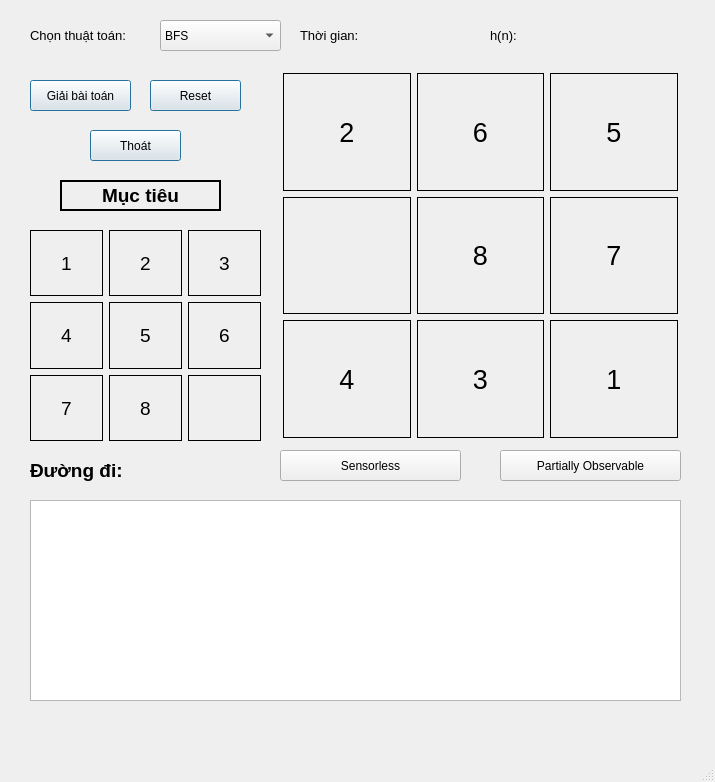
<?xml version="1.0" encoding="UTF-8"?>
<ui version="4.0">
 <class>MainWindow</class>
 <widget class="QMainWindow" name="MainWindow">
  <property name="windowModality">
   <enum>Qt::NonModal</enum>
  </property>
  <property name="geometry">
   <rect>
    <x>0</x>
    <y>0</y>
    <width>715</width>
    <height>782</height>
   </rect>
  </property>
  <property name="windowTitle">
   <string>Solve 8-puzzle</string>
  </property>
  <widget class="QWidget" name="centralwidget">
   <widget class="QWidget" name="gridLayoutWidget">
    <property name="geometry">
     <rect>
      <x>280</x>
      <y>70</y>
      <width>401</width>
      <height>371</height>
     </rect>
    </property>
    <property name="layoutDirection">
     <enum>Qt::LeftToRight</enum>
    </property>
    <property name="autoFillBackground">
     <bool>false</bool>
    </property>
    <layout class="QGridLayout" name="gridLayout" rowstretch="0,0,0,0" columnstretch="0,0,0,0" columnminimumwidth="0,0,0,0">
     <property name="sizeConstraint">
      <enum>QLayout::SetDefaultConstraint</enum>
     </property>
     <property name="leftMargin">
      <number>3</number>
     </property>
     <property name="topMargin">
      <number>3</number>
     </property>
     <property name="rightMargin">
      <number>3</number>
     </property>
     <property name="bottomMargin">
      <number>3</number>
     </property>
     <item row="0" column="0">
      <widget class="QLabel" name="label_2">
       <property name="font">
        <font>
         <pointsize>20</pointsize>
        </font>
       </property>
       <property name="layoutDirection">
        <enum>Qt::LeftToRight</enum>
       </property>
       <property name="autoFillBackground">
        <bool>false</bool>
       </property>
       <property name="frameShape">
        <enum>QFrame::Box</enum>
       </property>
       <property name="text">
        <string>2</string>
       </property>
       <property name="textFormat">
        <enum>Qt::AutoText</enum>
       </property>
       <property name="scaledContents">
        <bool>false</bool>
       </property>
       <property name="alignment">
        <set>Qt::AlignCenter</set>
       </property>
       <property name="margin">
        <number>0</number>
       </property>
       <property name="indent">
        <number>-1</number>
       </property>
      </widget>
     </item>
     <item row="0" column="3">
      <widget class="QLabel" name="label_5">
       <property name="font">
        <font>
         <pointsize>20</pointsize>
        </font>
       </property>
       <property name="layoutDirection">
        <enum>Qt::LeftToRight</enum>
       </property>
       <property name="autoFillBackground">
        <bool>false</bool>
       </property>
       <property name="frameShape">
        <enum>QFrame::Box</enum>
       </property>
       <property name="text">
        <string>5</string>
       </property>
       <property name="alignment">
        <set>Qt::AlignCenter</set>
       </property>
      </widget>
     </item>
     <item row="0" column="1">
      <widget class="QLabel" name="label_6">
       <property name="font">
        <font>
         <pointsize>20</pointsize>
        </font>
       </property>
       <property name="layoutDirection">
        <enum>Qt::LeftToRight</enum>
       </property>
       <property name="autoFillBackground">
        <bool>false</bool>
       </property>
       <property name="frameShape">
        <enum>QFrame::Box</enum>
       </property>
       <property name="text">
        <string>6</string>
       </property>
       <property name="alignment">
        <set>Qt::AlignCenter</set>
       </property>
      </widget>
     </item>
     <item row="2" column="0">
      <widget class="QLabel" name="label_empty">
       <property name="font">
        <font>
         <pointsize>20</pointsize>
        </font>
       </property>
       <property name="layoutDirection">
        <enum>Qt::LeftToRight</enum>
       </property>
       <property name="autoFillBackground">
        <bool>false</bool>
       </property>
       <property name="frameShape">
        <enum>QFrame::Box</enum>
       </property>
       <property name="text">
        <string/>
       </property>
       <property name="alignment">
        <set>Qt::AlignCenter</set>
       </property>
      </widget>
     </item>
     <item row="2" column="3">
      <widget class="QLabel" name="label_7">
       <property name="font">
        <font>
         <pointsize>20</pointsize>
        </font>
       </property>
       <property name="layoutDirection">
        <enum>Qt::LeftToRight</enum>
       </property>
       <property name="autoFillBackground">
        <bool>false</bool>
       </property>
       <property name="frameShape">
        <enum>QFrame::Box</enum>
       </property>
       <property name="text">
        <string>7</string>
       </property>
       <property name="alignment">
        <set>Qt::AlignCenter</set>
       </property>
      </widget>
     </item>
     <item row="3" column="0">
      <widget class="QLabel" name="label_4">
       <property name="font">
        <font>
         <pointsize>20</pointsize>
        </font>
       </property>
       <property name="layoutDirection">
        <enum>Qt::LeftToRight</enum>
       </property>
       <property name="autoFillBackground">
        <bool>false</bool>
       </property>
       <property name="frameShape">
        <enum>QFrame::Box</enum>
       </property>
       <property name="text">
        <string>4</string>
       </property>
       <property name="alignment">
        <set>Qt::AlignCenter</set>
       </property>
      </widget>
     </item>
     <item row="3" column="3">
      <widget class="QLabel" name="label_1">
       <property name="font">
        <font>
         <pointsize>20</pointsize>
        </font>
       </property>
       <property name="layoutDirection">
        <enum>Qt::LeftToRight</enum>
       </property>
       <property name="autoFillBackground">
        <bool>false</bool>
       </property>
       <property name="frameShape">
        <enum>QFrame::Box</enum>
       </property>
       <property name="text">
        <string>1</string>
       </property>
       <property name="alignment">
        <set>Qt::AlignCenter</set>
       </property>
      </widget>
     </item>
     <item row="3" column="1">
      <widget class="QLabel" name="label_3">
       <property name="font">
        <font>
         <pointsize>20</pointsize>
        </font>
       </property>
       <property name="layoutDirection">
        <enum>Qt::LeftToRight</enum>
       </property>
       <property name="autoFillBackground">
        <bool>false</bool>
       </property>
       <property name="frameShape">
        <enum>QFrame::Box</enum>
       </property>
       <property name="text">
        <string>3</string>
       </property>
       <property name="alignment">
        <set>Qt::AlignCenter</set>
       </property>
      </widget>
     </item>
     <item row="2" column="1">
      <widget class="QLabel" name="label_8">
       <property name="font">
        <font>
         <pointsize>20</pointsize>
        </font>
       </property>
       <property name="layoutDirection">
        <enum>Qt::LeftToRight</enum>
       </property>
       <property name="autoFillBackground">
        <bool>false</bool>
       </property>
       <property name="frameShape">
        <enum>QFrame::Box</enum>
       </property>
       <property name="text">
        <string>8</string>
       </property>
       <property name="alignment">
        <set>Qt::AlignCenter</set>
       </property>
      </widget>
     </item>
    </layout>
   </widget>
   <widget class="QPushButton" name="solveButton">
    <property name="geometry">
     <rect>
      <x>30</x>
      <y>80</y>
      <width>101</width>
      <height>31</height>
     </rect>
    </property>
    <property name="text">
     <string>Giải bài toán</string>
    </property>
    <property name="checkable">
     <bool>false</bool>
    </property>
    <property name="default">
     <bool>true</bool>
    </property>
    <property name="flat">
     <bool>false</bool>
    </property>
   </widget>
   <widget class="QPushButton" name="resetButton">
    <property name="geometry">
     <rect>
      <x>150</x>
      <y>80</y>
      <width>91</width>
      <height>31</height>
     </rect>
    </property>
    <property name="text">
     <string>Reset</string>
    </property>
    <property name="autoDefault">
     <bool>false</bool>
    </property>
    <property name="default">
     <bool>true</bool>
    </property>
   </widget>
   <widget class="QPushButton" name="exitButton">
    <property name="geometry">
     <rect>
      <x>90</x>
      <y>130</y>
      <width>91</width>
      <height>31</height>
     </rect>
    </property>
    <property name="text">
     <string>Thoát</string>
    </property>
    <property name="default">
     <bool>true</bool>
    </property>
   </widget>
   <widget class="QWidget" name="gridLayoutWidget_2">
    <property name="geometry">
     <rect>
      <x>30</x>
      <y>230</y>
      <width>231</width>
      <height>211</height>
     </rect>
    </property>
    <property name="font">
     <font>
      <pointsize>14</pointsize>
     </font>
    </property>
    <property name="autoFillBackground">
     <bool>false</bool>
    </property>
    <layout class="QGridLayout" name="gridLayout_2">
     <item row="0" column="2">
      <widget class="QLabel" name="label_10">
       <property name="font">
        <font>
         <pointsize>14</pointsize>
        </font>
       </property>
       <property name="autoFillBackground">
        <bool>false</bool>
       </property>
       <property name="frameShape">
        <enum>QFrame::Box</enum>
       </property>
       <property name="frameShadow">
        <enum>QFrame::Plain</enum>
       </property>
       <property name="text">
        <string>3</string>
       </property>
       <property name="alignment">
        <set>Qt::AlignCenter</set>
       </property>
      </widget>
     </item>
     <item row="1" column="0">
      <widget class="QLabel" name="label_13">
       <property name="font">
        <font>
         <pointsize>14</pointsize>
        </font>
       </property>
       <property name="autoFillBackground">
        <bool>false</bool>
       </property>
       <property name="frameShape">
        <enum>QFrame::Box</enum>
       </property>
       <property name="frameShadow">
        <enum>QFrame::Plain</enum>
       </property>
       <property name="text">
        <string>4</string>
       </property>
       <property name="alignment">
        <set>Qt::AlignCenter</set>
       </property>
      </widget>
     </item>
     <item row="0" column="0">
      <widget class="QLabel" name="label_11">
       <property name="font">
        <font>
         <pointsize>14</pointsize>
        </font>
       </property>
       <property name="autoFillBackground">
        <bool>false</bool>
       </property>
       <property name="frameShape">
        <enum>QFrame::Box</enum>
       </property>
       <property name="frameShadow">
        <enum>QFrame::Plain</enum>
       </property>
       <property name="text">
        <string>1</string>
       </property>
       <property name="alignment">
        <set>Qt::AlignCenter</set>
       </property>
      </widget>
     </item>
     <item row="0" column="1">
      <widget class="QLabel" name="label_12">
       <property name="font">
        <font>
         <pointsize>14</pointsize>
        </font>
       </property>
       <property name="autoFillBackground">
        <bool>false</bool>
       </property>
       <property name="frameShape">
        <enum>QFrame::Box</enum>
       </property>
       <property name="frameShadow">
        <enum>QFrame::Plain</enum>
       </property>
       <property name="text">
        <string>2</string>
       </property>
       <property name="alignment">
        <set>Qt::AlignCenter</set>
       </property>
      </widget>
     </item>
     <item row="1" column="1">
      <widget class="QLabel" name="label_14">
       <property name="font">
        <font>
         <pointsize>14</pointsize>
        </font>
       </property>
       <property name="autoFillBackground">
        <bool>false</bool>
       </property>
       <property name="frameShape">
        <enum>QFrame::Box</enum>
       </property>
       <property name="frameShadow">
        <enum>QFrame::Plain</enum>
       </property>
       <property name="text">
        <string>5</string>
       </property>
       <property name="alignment">
        <set>Qt::AlignCenter</set>
       </property>
      </widget>
     </item>
     <item row="1" column="2">
      <widget class="QLabel" name="label_15">
       <property name="font">
        <font>
         <pointsize>14</pointsize>
        </font>
       </property>
       <property name="autoFillBackground">
        <bool>false</bool>
       </property>
       <property name="frameShape">
        <enum>QFrame::Box</enum>
       </property>
       <property name="frameShadow">
        <enum>QFrame::Plain</enum>
       </property>
       <property name="text">
        <string>6</string>
       </property>
       <property name="alignment">
        <set>Qt::AlignCenter</set>
       </property>
      </widget>
     </item>
     <item row="2" column="0">
      <widget class="QLabel" name="label_16">
       <property name="font">
        <font>
         <pointsize>14</pointsize>
        </font>
       </property>
       <property name="autoFillBackground">
        <bool>false</bool>
       </property>
       <property name="frameShape">
        <enum>QFrame::Box</enum>
       </property>
       <property name="frameShadow">
        <enum>QFrame::Plain</enum>
       </property>
       <property name="text">
        <string>7</string>
       </property>
       <property name="alignment">
        <set>Qt::AlignCenter</set>
       </property>
      </widget>
     </item>
     <item row="2" column="1">
      <widget class="QLabel" name="label_17">
       <property name="font">
        <font>
         <pointsize>14</pointsize>
        </font>
       </property>
       <property name="autoFillBackground">
        <bool>false</bool>
       </property>
       <property name="frameShape">
        <enum>QFrame::Box</enum>
       </property>
       <property name="frameShadow">
        <enum>QFrame::Plain</enum>
       </property>
       <property name="text">
        <string>8</string>
       </property>
       <property name="alignment">
        <set>Qt::AlignCenter</set>
       </property>
      </widget>
     </item>
     <item row="2" column="2">
      <widget class="QLabel" name="label_18">
       <property name="font">
        <font>
         <pointsize>14</pointsize>
        </font>
       </property>
       <property name="autoFillBackground">
        <bool>false</bool>
       </property>
       <property name="frameShape">
        <enum>QFrame::Box</enum>
       </property>
       <property name="frameShadow">
        <enum>QFrame::Plain</enum>
       </property>
       <property name="text">
        <string/>
       </property>
       <property name="alignment">
        <set>Qt::AlignCenter</set>
       </property>
      </widget>
     </item>
    </layout>
   </widget>
   <widget class="QLabel" name="label_19">
    <property name="geometry">
     <rect>
      <x>60</x>
      <y>180</y>
      <width>161</width>
      <height>31</height>
     </rect>
    </property>
    <property name="font">
     <font>
      <pointsize>14</pointsize>
      <weight>75</weight>
      <bold>true</bold>
     </font>
    </property>
    <property name="cursor">
     <cursorShape>ArrowCursor</cursorShape>
    </property>
    <property name="autoFillBackground">
     <bool>true</bool>
    </property>
    <property name="frameShape">
     <enum>QFrame::WinPanel</enum>
    </property>
    <property name="frameShadow">
     <enum>QFrame::Plain</enum>
    </property>
    <property name="text">
     <string>Mục tiêu</string>
    </property>
    <property name="alignment">
     <set>Qt::AlignCenter</set>
    </property>
   </widget>
   <widget class="QComboBox" name="algorithmComboBox">
    <property name="geometry">
     <rect>
      <x>160</x>
      <y>20</y>
      <width>121</width>
      <height>31</height>
     </rect>
    </property>
    <property name="editable">
     <bool>false</bool>
    </property>
    <item>
     <property name="text">
      <string>BFS</string>
     </property>
    </item>
    <item>
     <property name="text">
      <string>UCS</string>
     </property>
    </item>
    <item>
     <property name="text">
      <string>DFS</string>
     </property>
    </item>
    <item>
     <property name="text">
      <string>IDS</string>
     </property>
    </item>
    <item>
     <property name="text">
      <string>Greedy Search</string>
     </property>
    </item>
    <item>
     <property name="text">
      <string>A* Search</string>
     </property>
    </item>
    <item>
     <property name="text">
      <string>IDA* Search</string>
     </property>
    </item>
    <item>
     <property name="text">
      <string>Simple HC</string>
     </property>
    </item>
    <item>
     <property name="text">
      <string>Steepest Ascent HC</string>
     </property>
    </item>
    <item>
     <property name="text">
      <string>Stochastic HC</string>
     </property>
    </item>
    <item>
     <property name="text">
      <string>Simulated Annealing</string>
     </property>
    </item>
    <item>
     <property name="text">
      <string>Beam Search</string>
     </property>
    </item>
    <item>
     <property name="text">
      <string>Genetic Algorithm</string>
     </property>
    </item>
    <item>
     <property name="text">
      <string>AND-OR Graph</string>
     </property>
    </item>
   </widget>
   <widget class="QLabel" name="label">
    <property name="geometry">
     <rect>
      <x>30</x>
      <y>20</y>
      <width>131</width>
      <height>31</height>
     </rect>
    </property>
    <property name="font">
     <font>
      <pointsize>10</pointsize>
     </font>
    </property>
    <property name="text">
     <string>Chọn thuật toán:</string>
    </property>
   </widget>
   <widget class="QListWidget" name="listWidget">
    <property name="geometry">
     <rect>
      <x>30</x>
      <y>500</y>
      <width>651</width>
      <height>201</height>
     </rect>
    </property>
   </widget>
   <widget class="QLabel" name="label_9">
    <property name="geometry">
     <rect>
      <x>30</x>
      <y>450</y>
      <width>141</width>
      <height>41</height>
     </rect>
    </property>
    <property name="font">
     <font>
      <pointsize>14</pointsize>
      <weight>75</weight>
      <bold>true</bold>
     </font>
    </property>
    <property name="text">
     <string>Đường đi:</string>
    </property>
   </widget>
   <widget class="QLabel" name="label_20">
    <property name="geometry">
     <rect>
      <x>300</x>
      <y>20</y>
      <width>81</width>
      <height>31</height>
     </rect>
    </property>
    <property name="font">
     <font>
      <pointsize>10</pointsize>
     </font>
    </property>
    <property name="text">
     <string>Thời gian:</string>
    </property>
   </widget>
   <widget class="QLabel" name="timeLabel">
    <property name="geometry">
     <rect>
      <x>380</x>
      <y>20</y>
      <width>61</width>
      <height>31</height>
     </rect>
    </property>
    <property name="font">
     <font>
      <pointsize>10</pointsize>
     </font>
    </property>
    <property name="text">
     <string/>
    </property>
   </widget>
   <widget class="QLabel" name="label_21">
    <property name="geometry">
     <rect>
      <x>490</x>
      <y>20</y>
      <width>41</width>
      <height>31</height>
     </rect>
    </property>
    <property name="font">
     <font>
      <pointsize>10</pointsize>
     </font>
    </property>
    <property name="text">
     <string>h(n):</string>
    </property>
   </widget>
   <widget class="QLabel" name="hnLabel">
    <property name="geometry">
     <rect>
      <x>540</x>
      <y>20</y>
      <width>81</width>
      <height>31</height>
     </rect>
    </property>
    <property name="font">
     <font>
      <pointsize>10</pointsize>
     </font>
    </property>
    <property name="text">
     <string/>
    </property>
   </widget>
   <widget class="QPushButton" name="sensorlessButton">
    <property name="geometry">
     <rect>
      <x>280</x>
      <y>450</y>
      <width>181</width>
      <height>31</height>
     </rect>
    </property>
    <property name="text">
     <string>Sensorless</string>
    </property>
    <property name="flat">
     <bool>false</bool>
    </property>
   </widget>
   <widget class="QPushButton" name="parObButton">
    <property name="geometry">
     <rect>
      <x>500</x>
      <y>450</y>
      <width>181</width>
      <height>31</height>
     </rect>
    </property>
    <property name="text">
     <string>Partially Observable</string>
    </property>
   </widget>
  </widget>
  <widget class="QMenuBar" name="menubar">
   <property name="geometry">
    <rect>
     <x>0</x>
     <y>0</y>
     <width>715</width>
     <height>26</height>
    </rect>
   </property>
  </widget>
  <widget class="QStatusBar" name="statusbar"/>
 </widget>
 <resources/>
 <connections/>
</ui>
